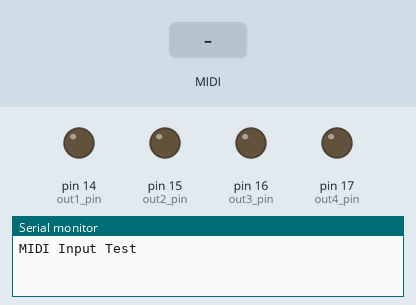
Bench run of a sketch on a simulated Arduino Mega 2560, built with avr-gcc and run on an emulated ATmega2560. Parts: output pins drawn as LEDs (lit = HIGH), the last lines printed to the serial monitor. The inputs (shaded band) are chosen by the test bench. MIDI output is not drawn.

Above: at 1.2 s.
1.3 s: MIDI note 36 received
At 1.45 s:
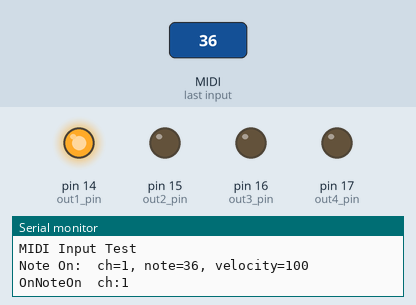
Timing chart, 0 to 4.3 s (numbered marks = the images above; inputs shaded):
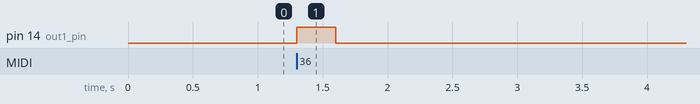

The sketch:

SOLENOIDS_MIDI_PARSE_2.ino
```cpp
#include <MIDI.h>

MIDI_CREATE_INSTANCE(HardwareSerial, Serial1, MIDI);

int out1_pin = 14;
int out2_pin = 15;
int out3_pin = 16;
int out4_pin = 17;

void OnNoteOn(byte channel) {
  Serial.print("OnNoteOn  ch:");
  Serial.println(channel);

  if (channel == 1)
    digitalWrite(out1_pin, HIGH);

  else if (channel == 2)
    digitalWrite(out2_pin, HIGH);

  else if (channel == 3)
    digitalWrite(out3_pin, HIGH);

  else if (channel == 4)
    digitalWrite(out4_pin, HIGH);
}

void OnNoteOff(byte channel) {
  Serial.print("OnNoteOff  ch:");
  Serial.println(channel);

  if (channel == 1)
    digitalWrite(out1_pin, LOW);

  else if (channel == 2)
    digitalWrite(out2_pin, LOW);

  else if (channel == 3)
    digitalWrite(out3_pin, LOW);

  else if (channel == 4)
    digitalWrite(out4_pin, LOW);
}

// -----------------------------------------------------------------------------

void setup()
{
    MIDI.begin(MIDI_CHANNEL_OMNI);
    Serial.begin(57600);
    Serial.println("MIDI Input Test");

    pinMode(out1_pin, OUTPUT);
    pinMode(out2_pin, OUTPUT);
    pinMode(out3_pin, OUTPUT);
    pinMode(out4_pin, OUTPUT);

}

unsigned long t=0;

void loop() {
  int type, note, velocity, channel, d1, d2;
  if (MIDI.read()) {                    // Is there a MIDI message incoming ?
    byte type = MIDI.getType();
    switch (type) {
      case midi::NoteOn:
        note = MIDI.getData1();
        velocity = MIDI.getData2();
        channel = MIDI.getChannel();
        if (velocity > 0) {
          Serial.println(String("Note On:  ch=") + channel + ", note=" + note + ", velocity=" + velocity);
          OnNoteOn(channel);
        } else {
          Serial.println(String("Note Off: ch=") + channel + ", note=" + note);
          OnNoteOff(channel);
        }
        break;
      case midi::NoteOff:
        note = MIDI.getData1();
        velocity = MIDI.getData2();
        channel = MIDI.getChannel();
        Serial.println(String("Note Off: ch=") + channel + ", note=" + note + ", velocity=" + velocity);
        OnNoteOff(channel);
        break;
      default:
        d1 = MIDI.getData1();
        d2 = MIDI.getData2();
        Serial.println(String("Message, type=") + type + ", data = " + d1 + " " + d2);
    }
    t = millis();
  }
  if (millis() - t > 10000) {
    t += 10000;
    Serial.println("(inactivity)");
  }
}
```

Measured:
- after the input at 1.3 s, pin 14 (out1_pin): LOW → HIGH at once, → LOW 0.30 s later
